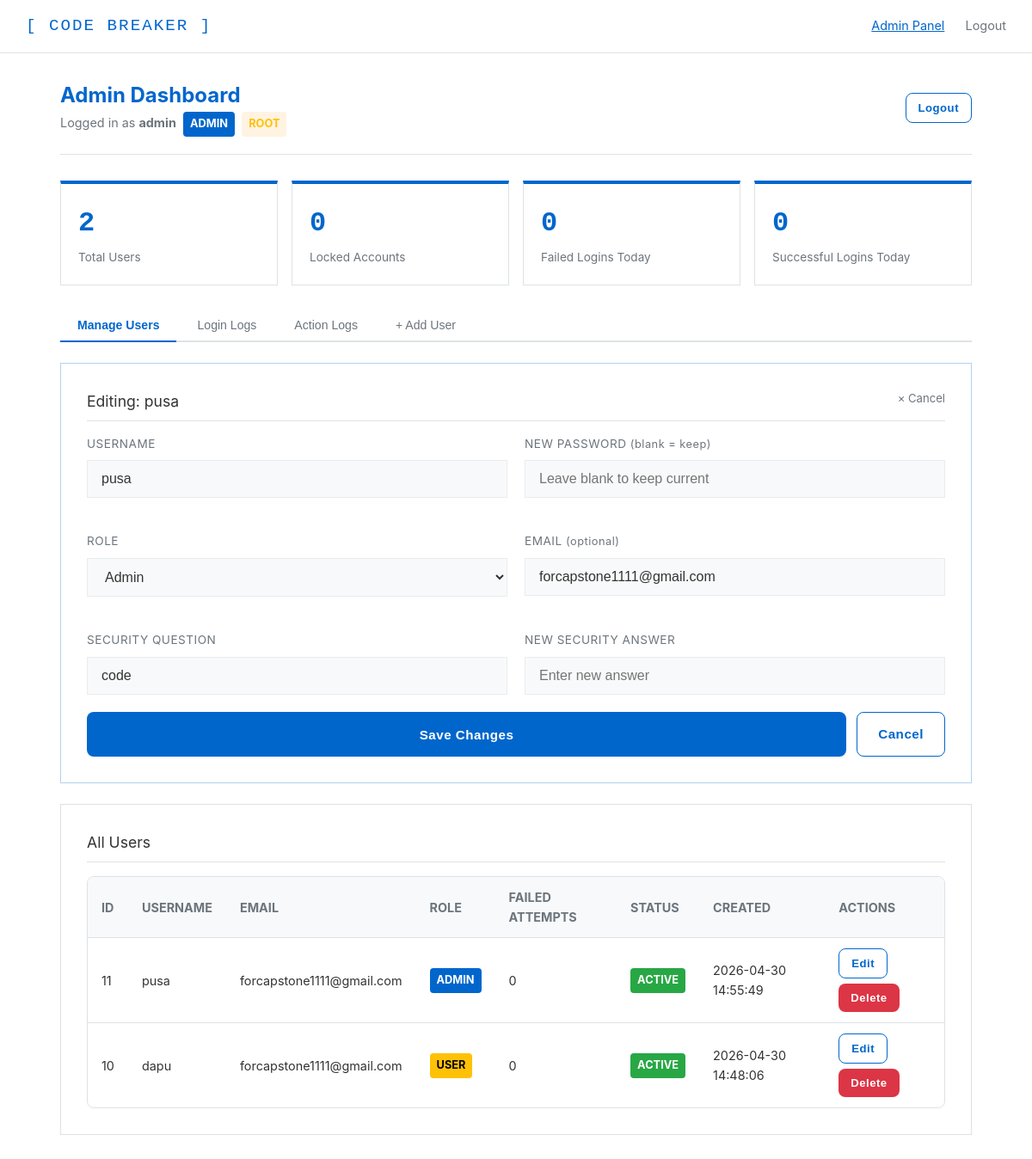
Page /admin.php?edit_id=11&tab=users (signed in) on the committed database.
### tables this page shows
CREATE TABLE `users` (
  `id` int(11) NOT NULL,
  `username` varchar(50) NOT NULL,
  `email` varchar(255) DEFAULT NULL,
  `otp` varchar(6) DEFAULT NULL,
  `otp_expiration` datetime DEFAULT NULL,
  `password_hash` varchar(255) NOT NULL,
  `role` enum('admin','user') DEFAULT 'user',
  `failed_attempts` int(11) DEFAULT 0,
  `lock_until` datetime DEFAULT NULL,
  `lockout_tier` int(11) NOT NULL DEFAULT 0,
  `created_at` datetime DEFAULT current_timestamp()
);

CREATE TABLE `security_questions` (
  `id` int(11) NOT NULL,
  `user_id` int(11) NOT NULL,
  `question` varchar(255) NOT NULL,
  `answer_hash` varchar(255) NOT NULL
);

### db.php (called while the page is built, shortened)
<?php
function cb_lock_until_timestamp($lock_until) {
    if ($lock_until === null || $lock_until === '' || $lock_until === '0000-00-00 00:00:00') {
        return null;
    }
    $t = strtotime((string)$lock_until);
    return $t === false ? null : $t;
}
function cb_user_login_cooldown_active($lock_until) {
    $ts = cb_lock_until_timestamp($lock_until);
    return $ts !== null && $ts > time();
}

### admin.php (the view, shortened to what this page needs)
<?php
require_once 'db.php';
$current_admin_id = (int)($_SESSION['user_id'] ?? 0);
$is_root_admin = ($current_admin_id === 1);
$active_tab   = $_GET['tab'] ?? 'users';
$edit_user = null;
$edit_sq   = null;
if (isset($_GET['edit_id'])) {
    $edit_id = (int)$_GET['edit_id'];
    $active_tab = 'users';
    if ($edit_id != 1) {
        $stmt = $conn->prepare("SELECT * FROM users WHERE id = ?");
        $stmt->bind_param("i", $edit_id);
        $stmt->execute();
        $edit_user = $stmt->get_result()->fetch_assoc();
        if ($edit_user) {
            $stmt = $conn->prepare(
                "SELECT * FROM security_questions WHERE user_id = ? LIMIT 1"
            );
            $stmt->bind_param("i", $edit_id);
            $stmt->execute();
            $edit_sq = $stmt->get_result()->fetch_assoc();
        }
    }
}
$users_result = $conn->query(
    'SELECT * FROM users WHERE id != 1 ORDER BY created_at DESC'
);
$total_users  = $conn->query('SELECT COUNT(*) AS c FROM users WHERE id != 1')->fetch_assoc()['c'];
$locked_count = 0;
$failed_today  = $conn->query(
    "SELECT COUNT(*) AS c FROM login_logs WHERE status='FAILED' AND DATE(timestamp)=CURDATE()"
)->fetch_assoc()['c'];
$success_today = $conn->query(
    "SELECT COUNT(*) AS c FROM login_logs WHERE status='SUCCESS' AND DATE(timestamp)=CURDATE()"
)->fetch_assoc()['c'];
?>
<!DOCTYPE html>
<html lang="en">
<head>
    <link rel="stylesheet" href="style.css">
</head>
<body>
<div class="navbar">
    <a href="index.php" class="logo">[ CODE BREAKER ]</a>
    <nav>
        <a href="admin.php" class="active">Admin Panel</a>
        <a href="logout.php">Logout</a>
    </nav>
</div>
<div class="dashboard">
    <div class="dashboard-header">
        <div>
            <h1>Admin Dashboard</h1>
            <p>Logged in as <strong><?= htmlspecialchars($_SESSION['username']) ?></strong>
               &nbsp;<span class="badge badge-admin">ADMIN</span>
               <?php if ($is_root_admin): ?>
                   &nbsp;<span class="badge badge-root">ROOT</span>
               <?php endif; ?>
            </p>
        </div>
        <a href="logout.php" class="btn btn-outline btn-sm">Logout</a>
    </div>
    <div class="stat-grid">
        <div class="stat-card">
            <div class="stat-num"><?= $total_users ?></div>
            <div class="stat-label">Total Users</div>
        </div>
        <div class="stat-card">
            <div class="stat-num stat-num-warning"><?= $locked_count ?></div>
            <div class="stat-label">Locked Accounts</div>
        </div>
        <div class="stat-card">
            <div class="stat-num stat-num-danger"><?= $failed_today ?></div>
            <div class="stat-label">Failed Logins Today</div>
        </div>
        <div class="stat-card">
            <div class="stat-num stat-num-success"><?= $success_today ?></div>
            <div class="stat-label">Successful Logins Today</div>
        </div>
    </div>
    <div class="tab-bar">
        <button class="tab-btn <?= $active_tab === 'users' ? 'active' : '' ?>"
                data-tab="users">
            Manage Users
        </button>
        <button class="tab-btn <?= $active_tab === 'login_logs' ? 'active' : '' ?>"
                data-tab="login_logs">
            Login Logs
        </button>
        <button class="tab-btn <?= $active_tab === 'action_logs' ? 'active' : '' ?>"
                data-tab="action_logs">
            Action Logs
        </button>
        <button class="tab-btn <?= $active_tab === 'add_user' ? 'active' : '' ?>"
                data-tab="add_user">
            + Add User
        </button>
    </div>
    <div id="tab-users" class="tab-pane <?= $active_tab === 'users' ? 'active' : '' ?>">
        <?php if ($edit_user): ?>
        <div class="card card-edit">
            <p class="section-title">
                Editing: <?= htmlspecialchars($edit_user['username']) ?>
                <a href="admin.php?tab=users" class="cancel-link">&times; Cancel</a>
            </p>
            <form method="POST" action="admin.php">
                <div class="grid-2">
                    <div class="form-group">
                        <label>Username</label>
                        <input type="text" name="username"
                               value="<?= htmlspecialchars($edit_user['username']) ?>"
                               required autocomplete="off">
                    </div>
                    <div class="form-group">
                        <label>New Password <span class="label-note">(blank = keep)</span></label>
                        <input type="password" name="password" placeholder="Leave blank to keep current">
                    </div>
                    <div class="form-group">
                        <label>Role</label>
                        <select name="role">
                            <option value="admin" <?= $edit_user['role'] === 'admin' ? 'selected' : '' ?>>Admin</option>
                        </select>
                    </div>
                    <div class="form-group">
                        <label>Email <span class="label-note">(optional)</span></label>
                        <input type="email" name="edit_email"
                               value="<?= htmlspecialchars($edit_user['email'] ?? '') ?>"
                               placeholder="user@email.com">
                    </div>
                    <div class="form-group">
                        <label>Security Question</label>
                        <input type="text" name="sq_question"
                               value="<?= htmlspecialchars($edit_sq['question'] ?? '') ?>" required>
                    </div>
                    <div class="form-group">
                        <label>New Security Answer</label>
                        <input type="text" name="sq_answer"
                               placeholder="Enter new answer" required autocomplete="off">
                    </div>
                </div>
                <div class="form-actions">
                    <button type="submit" class="btn btn-primary btn-flex">Save Changes</button>
                    <a href="admin.php?tab=users" class="btn btn-outline">Cancel</a>
                </div>
            </form>
        </div>
        <?php endif; ?>
        <div class="card card-full">
            <p class="section-title">All Users</p>
            <div class="table-wrapper">
                <table>
                    <thead>
                        <tr>
                            <th>ID</th>
                            <th>Username</th>
                            <th>Email</th>
                            <th>Role</th>
                            <th>Failed Attempts</th>
                            <th>Status</th>
                            <th>Created</th>
                            <th>Actions</th>
                        </tr>
                    </thead>
                    <tbody>
                    <?php while ($u = $users_result->fetch_assoc()): ?>
                        <?php
                        $is_locked       = cb_user_login_cooldown_active($u['lock_until'] ?? null);
                        $target_is_admin = ($u['role'] === 'admin');
                        $can_delete      = (!$target_is_admin || $is_root_admin);
                        ?>
                        <tr>
                            <td><?= $u['id'] ?></td>
                            <td><?= htmlspecialchars($u['username']) ?></td>
                            <td>
                                <?php if (!empty($u['email'])): ?>
                                    <?= htmlspecialchars($u['email']) ?>
                                <?php else: ?>
                                    <span class="text-muted">—</span>
                                <?php endif; ?>
                            </td>
                            <td>
                                <span class="badge badge-<?= $u['role'] ?>">
                                    <?= strtoupper($u['role']) ?>
                                </span>
                            </td>
                            <td><?= $u['failed_attempts'] ?></td>
                            <td>
                                <span class="badge <?= $is_locked ? 'badge-locked' : 'badge-success' ?>">
                                    <?= $is_locked ? 'Locked' : 'Active' ?>
                                </span>
                            </td>
                            <td><?= $u['created_at'] ?></td>
                            <td class="td-actions">
                                <div class="action-row">
                                    <a href="admin.php?edit_id=<?= $u['id'] ?>&tab=users"
                                       class="btn btn-outline btn-sm">Edit</a>
                                    <?php if ($can_delete): ?>
                                        <?php
                                        $conf = json_encode(
                                            'Delete ' . $u['username'] . '? This cannot be undone.',
                                            JSON_HEX_TAG | JSON_HEX_APOS | JSON_HEX_AMP | JSON_HEX_QUOT
                                        );
                                        ?>
                                        <a href="admin.php?delete_id=<?= (int)$u['id'] ?>&tab=users"
                                           class="btn btn-danger btn-sm"
                                           onclick="return confirm(<?= $conf ?>)">
                                            Delete
                                        </a>
                                    <?php endif; ?>
                                </div>
                            </td>
                        </tr>
                    <?php endwhile; ?>
                    </tbody>
                </table>
            </div>
        </div>
    </div>
</div>
</body>
</html>

### rows in the picture
users: username "pusa", role "Admin", edit_email "forcapstone1111@gmail.com", id "11", email "forcapstone1111@gmail.com", role "ADMIN", failed_attempts "0", shows "ACTIVE", created_at "2026-04-30 14:55:49"
security_questions: sq_question "code"
users: id "10", username "dapu", email "forcapstone1111@gmail.com", role "USER", failed_attempts "0", shows "ACTIVE", created_at "2026-04-30 14:48:06"

### other values in the picture
$_SESSION['username'] "admin"
$total_users "2"
$locked_count "0"
$failed_today "0"
$success_today "0"
